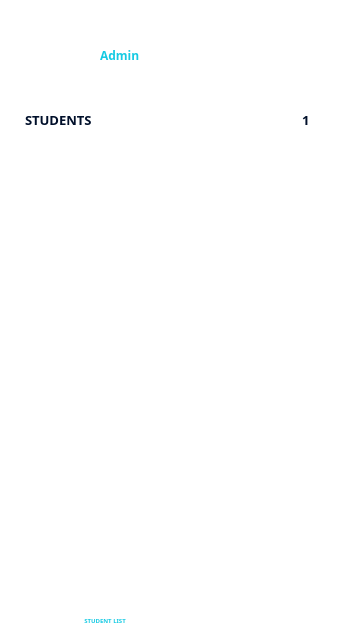
<?xml version="1.0" encoding="UTF-8"?>
<ui version="4.0">
 <class>Admin_Students_List</class>
 <widget class="QMainWindow" name="Admin_Students_List">
  <property name="geometry">
   <rect>
    <x>0</x>
    <y>0</y>
    <width>360</width>
    <height>640</height>
   </rect>
  </property>
  <property name="windowTitle">
   <string>Admin Students List</string>
  </property>
  <property name="windowIcon">
   <iconset resource="resources.qrc">
    <normaloff>:/res/assets/presence_logo.png</normaloff>:/res/assets/presence_logo.png</iconset>
  </property>
  <property name="styleSheet">
   <string notr="true">QWidget #centralwidget {
	background-color: #FFFFFF;
}</string>
  </property>
  <widget class="QWidget" name="centralwidget">
   <property name="styleSheet">
    <string notr="true">QWidget #centralwidget {
	background-color: #FFFFFF;
}</string>
   </property>
   <widget class="QGroupBox" name="headerGroup">
    <property name="geometry">
     <rect>
      <x>0</x>
      <y>0</y>
      <width>360</width>
      <height>100</height>
     </rect>
    </property>
    <property name="styleSheet">
     <string notr="true">QGroupBox {
	border: 0px;
	border-radius: 0px;
	background: none;
}</string>
    </property>
    <property name="title">
     <string/>
    </property>
    <widget class="QLabel" name="headerHud">
     <property name="geometry">
      <rect>
       <x>0</x>
       <y>0</y>
       <width>360</width>
       <height>100</height>
      </rect>
     </property>
     <property name="styleSheet">
      <string notr="true"/>
     </property>
     <property name="text">
      <string/>
     </property>
     <property name="pixmap">
      <pixmap resource="resources.qrc">:/res/assets/header_short.png</pixmap>
     </property>
    </widget>
    <widget class="QPushButton" name="backButton">
     <property name="geometry">
      <rect>
       <x>15</x>
       <y>15</y>
       <width>30</width>
       <height>30</height>
      </rect>
     </property>
     <property name="styleSheet">
      <string notr="true">QPushButton {
	border: 0px;
	border-radius: 0px;
	background: none;
}</string>
     </property>
     <property name="text">
      <string/>
     </property>
     <property name="icon">
      <iconset resource="resources.qrc">
       <normaloff>:/res/assets/back.png</normaloff>:/res/assets/back.png</iconset>
     </property>
     <property name="iconSize">
      <size>
       <width>30</width>
       <height>30</height>
      </size>
     </property>
     <property name="flat">
      <bool>true</bool>
     </property>
    </widget>
    <widget class="QLabel" name="avatarLabel">
     <property name="geometry">
      <rect>
       <x>50</x>
       <y>30</y>
       <width>40</width>
       <height>40</height>
      </rect>
     </property>
     <property name="text">
      <string/>
     </property>
     <property name="pixmap">
      <pixmap resource="resources.qrc">:/res/assets/cict_avatar.png</pixmap>
     </property>
     <property name="alignment">
      <set>Qt::AlignCenter</set>
     </property>
    </widget>
    <widget class="QLabel" name="adminTitleLabel">
     <property name="geometry">
      <rect>
       <x>100</x>
       <y>30</y>
       <width>180</width>
       <height>20</height>
      </rect>
     </property>
     <property name="styleSheet">
      <string notr="true">QLabel {
	color: #FFFFFF;
	font-family: Poppins;
	font-size: 12px;
	font-style: normal;
	font-weight: 700;
	line-height: normal;
}</string>
     </property>
     <property name="text">
      <string>ADMIN</string>
     </property>
    </widget>
    <widget class="QLabel" name="adminIdLabel">
     <property name="geometry">
      <rect>
       <x>100</x>
       <y>45</y>
       <width>180</width>
       <height>20</height>
      </rect>
     </property>
     <property name="styleSheet">
      <string notr="true">QLabel {
	color: #15CAE3;
	font-family: Poppins;
	font-size: 12px;
	font-style: normal;
	font-weight: 500;
	line-height: normal;
}</string>
     </property>
     <property name="text">
      <string>Admin</string>
     </property>
    </widget>
    <widget class="QLabel" name="dateLabel">
     <property name="geometry">
      <rect>
       <x>250</x>
       <y>10</y>
       <width>90</width>
       <height>20</height>
      </rect>
     </property>
     <property name="font">
      <font>
       <family>Poppins</family>
       <pointsize>-1</pointsize>
       <italic>false</italic>
       <fontweight>Light</fontweight>
      </font>
     </property>
     <property name="styleSheet">
      <string notr="true">QLabel {
	background: none;
	color: #FFFFFF;
	text-align: right;
	font-family: Poppins;
	font-size: 9px;
	font-style: normal;
	font-weight: 300;
	line-height: normal;
}</string>
     </property>
     <property name="text">
      <string>Date&lt;?&gt;</string>
     </property>
     <property name="alignment">
      <set>Qt::AlignRight|Qt::AlignTrailing|Qt::AlignVCenter</set>
     </property>
    </widget>
    <widget class="QLabel" name="timeLabel">
     <property name="geometry">
      <rect>
       <x>250</x>
       <y>20</y>
       <width>90</width>
       <height>20</height>
      </rect>
     </property>
     <property name="styleSheet">
      <string notr="true">QLabel {
	background: none;
	color: #FFFFFF;
	text-align: right;
	font-family: Poppins;
	font-size: 11px;
	font-style: normal;
	font-weight: 500;
	line-height: normal;
}</string>
     </property>
     <property name="text">
      <string>Time&lt;?&gt;</string>
     </property>
     <property name="alignment">
      <set>Qt::AlignRight|Qt::AlignTrailing|Qt::AlignVCenter</set>
     </property>
    </widget>
   </widget>
   <widget class="QLabel" name="titleLabel">
    <property name="geometry">
     <rect>
      <x>25</x>
      <y>110</y>
      <width>180</width>
      <height>20</height>
     </rect>
    </property>
    <property name="styleSheet">
     <string notr="true">QLabel {
	color: #000F2A;
	font-family: Poppins;
	font-size: 13px;
	font-style: normal;
	font-weight: 700;
	line-height: normal;
}</string>
    </property>
    <property name="text">
     <string>STUDENTS</string>
    </property>
   </widget>
   <widget class="QGroupBox" name="pageGroup">
    <property name="geometry">
     <rect>
      <x>260</x>
      <y>105</y>
      <width>90</width>
      <height>30</height>
     </rect>
    </property>
    <property name="styleSheet">
     <string notr="true">QGroupBox {
	border: 0px;
	border-radius: 0px;
}</string>
    </property>
    <property name="title">
     <string/>
    </property>
    <widget class="QPushButton" name="nextPageButton">
     <property name="geometry">
      <rect>
       <x>55</x>
       <y>5</y>
       <width>20</width>
       <height>20</height>
      </rect>
     </property>
     <property name="styleSheet">
      <string notr="true">QPushButton {
	border: 0px;
	border-radius: 0px;
	background: none;
}</string>
     </property>
     <property name="text">
      <string/>
     </property>
     <property name="icon">
      <iconset resource="resources.qrc">
       <normaloff>:/res/assets/next_arrow.png</normaloff>:/res/assets/next_arrow.png</iconset>
     </property>
     <property name="flat">
      <bool>true</bool>
     </property>
    </widget>
    <widget class="QPushButton" name="prevPageButton">
     <property name="geometry">
      <rect>
       <x>15</x>
       <y>5</y>
       <width>20</width>
       <height>20</height>
      </rect>
     </property>
     <property name="styleSheet">
      <string notr="true">QPushButton {
	border: 0px;
	border-radius: 0px;
	background: none;
}</string>
     </property>
     <property name="text">
      <string/>
     </property>
     <property name="icon">
      <iconset resource="resources.qrc">
       <normaloff>:/res/assets/prev_arrow.png</normaloff>:/res/assets/prev_arrow.png</iconset>
     </property>
     <property name="flat">
      <bool>true</bool>
     </property>
    </widget>
    <widget class="QLineEdit" name="numberPageTextbox">
     <property name="geometry">
      <rect>
       <x>31</x>
       <y>5</y>
       <width>30</width>
       <height>20</height>
      </rect>
     </property>
     <property name="styleSheet">
      <string notr="true">QLineEdit {
	background-color: transparent;
	border: 0px;
	color: #000F2A;
	font-family: Poppins;
	font-size: 13px;
	font-style: normal;
	font-weight: 700;
	line-height: normal;
}</string>
     </property>
     <property name="text">
      <string>1</string>
     </property>
     <property name="alignment">
      <set>Qt::AlignCenter</set>
     </property>
    </widget>
   </widget>
   <widget class="QGroupBox" name="filterGroup">
    <property name="geometry">
     <rect>
      <x>25</x>
      <y>130</y>
      <width>310</width>
      <height>61</height>
     </rect>
    </property>
    <property name="styleSheet">
     <string notr="true">QGroupBox {
	border: 0px;
	border-radius: 0px;
}</string>
    </property>
    <property name="title">
     <string/>
    </property>
    <widget class="QGroupBox" name="collegeGroup">
     <property name="geometry">
      <rect>
       <x>0</x>
       <y>0</y>
       <width>100</width>
       <height>30</height>
      </rect>
     </property>
     <property name="styleSheet">
      <string notr="true">QGroupBox {
	border: 0px;
	border-radius: 0px;
}</string>
     </property>
     <property name="title">
      <string/>
     </property>
     <widget class="QLabel" name="collegeHud">
      <property name="geometry">
       <rect>
        <x>0</x>
        <y>0</y>
        <width>100</width>
        <height>30</height>
       </rect>
      </property>
      <property name="text">
       <string/>
      </property>
      <property name="pixmap">
       <pixmap resource="resources.qrc">:/res/assets/search_field_short.png</pixmap>
      </property>
      <property name="alignment">
       <set>Qt::AlignHCenter|Qt::AlignTop</set>
      </property>
     </widget>
     <widget class="QComboBox" name="collegeCombobox">
      <property name="geometry">
       <rect>
        <x>2</x>
        <y>0</y>
        <width>96</width>
        <height>25</height>
       </rect>
      </property>
      <property name="styleSheet">
       <string notr="true">QComboBox {
	background-color: transparent;
	border: 0px;
	color: #FFFFFF;
	font-family: Poppins;
	font-size: 8px;
	font-style: normal;
	font-weight: 500;
	line-height: normal;
}

QComboBox QAbstractItemView {
    background-color: #000F2A;
}

QComboBox QScrollBar:vertical {
    background-color: #000F2A;
	width: 4px;
}

QComboBox QScrollBar::handle:vertical {
    background-color: #FFFFFF;
}

QComboBox QScrollBar::add-line:vertical,
QComboBox QScrollBar::sub-line:vertical {
    border: none;
    background: none;
    height: 0px;
}

QComboBox QScrollBar::add-page:vertical,
QComboBox QScrollBar::sub-page:vertical {
    background-color: #000F2A;
	background: none;
	border-style: solid;
}</string>
      </property>
      <property name="sizeAdjustPolicy">
       <enum>QComboBox::AdjustToContentsOnFirstShow</enum>
      </property>
      <property name="placeholderText">
       <string>College</string>
      </property>
     </widget>
    </widget>
    <widget class="QGroupBox" name="programGroup">
     <property name="geometry">
      <rect>
       <x>0</x>
       <y>30</y>
       <width>100</width>
       <height>30</height>
      </rect>
     </property>
     <property name="styleSheet">
      <string notr="true">QGroupBox {
	border: 0px;
	border-radius: 0px;
}</string>
     </property>
     <property name="title">
      <string/>
     </property>
     <widget class="QLabel" name="programHud">
      <property name="geometry">
       <rect>
        <x>0</x>
        <y>0</y>
        <width>100</width>
        <height>30</height>
       </rect>
      </property>
      <property name="text">
       <string/>
      </property>
      <property name="pixmap">
       <pixmap resource="resources.qrc">:/res/assets/search_field_short.png</pixmap>
      </property>
      <property name="alignment">
       <set>Qt::AlignHCenter|Qt::AlignTop</set>
      </property>
     </widget>
     <widget class="QComboBox" name="programCombobox">
      <property name="geometry">
       <rect>
        <x>2</x>
        <y>0</y>
        <width>96</width>
        <height>25</height>
       </rect>
      </property>
      <property name="styleSheet">
       <string notr="true">QComboBox {
	background-color: transparent;
	border: 0px;
	color: #FFFFFF;
	font-family: Poppins;
	font-size: 8px;
	font-style: normal;
	font-weight: 500;
	line-height: normal;
}

QComboBox QAbstractItemView {
    background-color: #000F2A;
}

QComboBox QScrollBar:vertical {
    background-color: #000F2A;
	width: 4px;
}

QComboBox QScrollBar::handle:vertical {
    background-color: #FFFFFF;
}

QComboBox QScrollBar::add-line:vertical,
QComboBox QScrollBar::sub-line:vertical {
    border: none;
    background: none;
    height: 0px;
}

QComboBox QScrollBar::add-page:vertical,
QComboBox QScrollBar::sub-page:vertical {
    background-color: #000F2A;
	background: none;
	border-style: solid;
}</string>
      </property>
      <property name="sizeAdjustPolicy">
       <enum>QComboBox::AdjustToContentsOnFirstShow</enum>
      </property>
      <property name="placeholderText">
       <string>Program</string>
      </property>
     </widget>
    </widget>
    <widget class="QGroupBox" name="yearGroup">
     <property name="geometry">
      <rect>
       <x>105</x>
       <y>0</y>
       <width>100</width>
       <height>30</height>
      </rect>
     </property>
     <property name="styleSheet">
      <string notr="true">QGroupBox {
	border: 0px;
	border-radius: 0px;
}</string>
     </property>
     <property name="title">
      <string/>
     </property>
     <widget class="QLabel" name="yearHud">
      <property name="geometry">
       <rect>
        <x>0</x>
        <y>0</y>
        <width>100</width>
        <height>30</height>
       </rect>
      </property>
      <property name="text">
       <string/>
      </property>
      <property name="pixmap">
       <pixmap resource="resources.qrc">:/res/assets/search_field_short.png</pixmap>
      </property>
      <property name="alignment">
       <set>Qt::AlignHCenter|Qt::AlignTop</set>
      </property>
     </widget>
     <widget class="QComboBox" name="yearCombobox">
      <property name="geometry">
       <rect>
        <x>2</x>
        <y>0</y>
        <width>96</width>
        <height>25</height>
       </rect>
      </property>
      <property name="styleSheet">
       <string notr="true">QComboBox {
	background-color: transparent;
	border: 0px;
	color: #FFFFFF;
	font-family: Poppins;
	font-size: 8px;
	font-style: normal;
	font-weight: 500;
	line-height: normal;
}

QComboBox QAbstractItemView {
    background-color: #000F2A;
}

QComboBox QScrollBar:vertical {
    background-color: #000F2A;
	width: 4px;
}

QComboBox QScrollBar::handle:vertical {
    background-color: #FFFFFF;
}

QComboBox QScrollBar::add-line:vertical,
QComboBox QScrollBar::sub-line:vertical {
    border: none;
    background: none;
    height: 0px;
}

QComboBox QScrollBar::add-page:vertical,
QComboBox QScrollBar::sub-page:vertical {
    background-color: #000F2A;
	background: none;
	border-style: solid;
}</string>
      </property>
      <property name="placeholderText">
       <string>Year</string>
      </property>
     </widget>
    </widget>
    <widget class="QGroupBox" name="sectionGroup">
     <property name="geometry">
      <rect>
       <x>105</x>
       <y>30</y>
       <width>100</width>
       <height>30</height>
      </rect>
     </property>
     <property name="styleSheet">
      <string notr="true">QGroupBox {
	border: 0px;
	border-radius: 0px;
}</string>
     </property>
     <property name="title">
      <string/>
     </property>
     <widget class="QLabel" name="sectionHud">
      <property name="geometry">
       <rect>
        <x>0</x>
        <y>0</y>
        <width>100</width>
        <height>30</height>
       </rect>
      </property>
      <property name="text">
       <string/>
      </property>
      <property name="pixmap">
       <pixmap resource="resources.qrc">:/res/assets/search_field_short.png</pixmap>
      </property>
      <property name="alignment">
       <set>Qt::AlignHCenter|Qt::AlignTop</set>
      </property>
     </widget>
     <widget class="QComboBox" name="sectionCombobox">
      <property name="geometry">
       <rect>
        <x>2</x>
        <y>0</y>
        <width>96</width>
        <height>25</height>
       </rect>
      </property>
      <property name="styleSheet">
       <string notr="true">QComboBox {
	background-color: transparent;
	border: 0px;
	color: #FFFFFF;
	font-family: Poppins;
	font-size: 8px;
	font-style: normal;
	font-weight: 500;
	line-height: normal;
}

QComboBox QAbstractItemView {
    background-color: #000F2A;
}

QComboBox QScrollBar:vertical {
    background-color: #000F2A;
	width: 4px;
}

QComboBox QScrollBar::handle:vertical {
    background-color: #FFFFFF;
}

QComboBox QScrollBar::add-line:vertical,
QComboBox QScrollBar::sub-line:vertical {
    border: none;
    background: none;
    height: 0px;
}

QComboBox QScrollBar::add-page:vertical,
QComboBox QScrollBar::sub-page:vertical {
    background-color: #000F2A;
	background: none;
	border-style: solid;
}</string>
      </property>
      <property name="placeholderText">
       <string>Section</string>
      </property>
     </widget>
    </widget>
    <widget class="QGroupBox" name="searchGroup">
     <property name="geometry">
      <rect>
       <x>210</x>
       <y>30</y>
       <width>100</width>
       <height>30</height>
      </rect>
     </property>
     <property name="styleSheet">
      <string notr="true">QGroupBox {
	border: 0px;
	border-radius: 0px;
}</string>
     </property>
     <property name="title">
      <string/>
     </property>
     <widget class="QLabel" name="searchHud">
      <property name="geometry">
       <rect>
        <x>0</x>
        <y>0</y>
        <width>100</width>
        <height>30</height>
       </rect>
      </property>
      <property name="text">
       <string/>
      </property>
      <property name="pixmap">
       <pixmap resource="resources.qrc">:/res/assets/search_field_short.png</pixmap>
      </property>
      <property name="alignment">
       <set>Qt::AlignHCenter|Qt::AlignTop</set>
      </property>
     </widget>
     <widget class="QLineEdit" name="searchTextbox">
      <property name="geometry">
       <rect>
        <x>5</x>
        <y>0</y>
        <width>70</width>
        <height>25</height>
       </rect>
      </property>
      <property name="styleSheet">
       <string notr="true">QLineEdit {
	background-color: transparent;
	border: 0px;
	color: #FFFFFF;
	font-family: Poppins;
	font-size: 8px;
	font-style: normal;
	font-weight: 500;
	line-height: normal;
}</string>
      </property>
      <property name="maxLength">
       <number>255</number>
      </property>
      <property name="placeholderText">
       <string>Search</string>
      </property>
     </widget>
     <widget class="QPushButton" name="searchButton">
      <property name="geometry">
       <rect>
        <x>80</x>
        <y>5</y>
        <width>15</width>
        <height>15</height>
       </rect>
      </property>
      <property name="styleSheet">
       <string notr="true">QPushButton {
	border: 0px;
	border-radius: 0px;
	background: none;
}</string>
      </property>
      <property name="text">
       <string/>
      </property>
      <property name="icon">
       <iconset resource="resources.qrc">
        <normaloff>:/res/assets/search.png</normaloff>:/res/assets/search.png</iconset>
      </property>
      <property name="flat">
       <bool>true</bool>
      </property>
     </widget>
    </widget>
    <widget class="QGroupBox" name="isRegularGroup">
     <property name="geometry">
      <rect>
       <x>210</x>
       <y>0</y>
       <width>100</width>
       <height>30</height>
      </rect>
     </property>
     <property name="styleSheet">
      <string notr="true">QGroupBox {
	border: 0px;
	border-radius: 0px;
}</string>
     </property>
     <property name="title">
      <string/>
     </property>
     <widget class="QLabel" name="isRegularHud">
      <property name="geometry">
       <rect>
        <x>0</x>
        <y>0</y>
        <width>100</width>
        <height>30</height>
       </rect>
      </property>
      <property name="text">
       <string/>
      </property>
      <property name="pixmap">
       <pixmap resource="resources.qrc">:/res/assets/search_field_short.png</pixmap>
      </property>
      <property name="alignment">
       <set>Qt::AlignHCenter|Qt::AlignTop</set>
      </property>
     </widget>
     <widget class="QComboBox" name="isRegularCombobox">
      <property name="geometry">
       <rect>
        <x>2</x>
        <y>0</y>
        <width>96</width>
        <height>25</height>
       </rect>
      </property>
      <property name="styleSheet">
       <string notr="true">QComboBox {
	background-color: transparent;
	border: 0px;
	color: #FFFFFF;
	font-family: Poppins;
	font-size: 8px;
	font-style: normal;
	font-weight: 500;
	line-height: normal;
}

QComboBox QAbstractItemView {
    background-color: #000F2A;
}

QComboBox QScrollBar:vertical {
    background-color: #000F2A;
	width: 4px;
}

QComboBox QScrollBar::handle:vertical {
    background-color: #FFFFFF;
}

QComboBox QScrollBar::add-line:vertical,
QComboBox QScrollBar::sub-line:vertical {
    border: none;
    background: none;
    height: 0px;
}

QComboBox QScrollBar::add-page:vertical,
QComboBox QScrollBar::sub-page:vertical {
    background-color: #000F2A;
	background: none;
	border-style: solid;
}</string>
      </property>
      <property name="placeholderText">
       <string>Is Regular?</string>
      </property>
     </widget>
    </widget>
   </widget>
   <widget class="QGroupBox" name="footerGroup">
    <property name="geometry">
     <rect>
      <x>0</x>
      <y>510</y>
      <width>360</width>
      <height>130</height>
     </rect>
    </property>
    <property name="styleSheet">
     <string notr="true">QGroupBox {
	border: 0px;
	border-radius: 0px;
	background: none;
}</string>
    </property>
    <property name="title">
     <string/>
    </property>
    <widget class="QLabel" name="footerHud">
     <property name="geometry">
      <rect>
       <x>10</x>
       <y>70</y>
       <width>340</width>
       <height>60</height>
      </rect>
     </property>
     <property name="text">
      <string/>
     </property>
     <property name="pixmap">
      <pixmap resource="resources.qrc">:/res/assets/footer.png</pixmap>
     </property>
     <property name="alignment">
      <set>Qt::AlignCenter</set>
     </property>
    </widget>
    <widget class="QPushButton" name="studentListButton">
     <property name="geometry">
      <rect>
       <x>90</x>
       <y>77</y>
       <width>30</width>
       <height>30</height>
      </rect>
     </property>
     <property name="styleSheet">
      <string notr="true">QPushButton {
	border: 0px;
	border-radius: 0px;
	background: none;
}</string>
     </property>
     <property name="text">
      <string/>
     </property>
     <property name="icon">
      <iconset resource="resources.qrc">
       <normaloff>:/res/assets/home_selected.png</normaloff>:/res/assets/home_selected.png</iconset>
     </property>
     <property name="iconSize">
      <size>
       <width>25</width>
       <height>25</height>
      </size>
     </property>
     <property name="flat">
      <bool>true</bool>
     </property>
    </widget>
    <widget class="QLabel" name="studentListLabel">
     <property name="geometry">
      <rect>
       <x>75</x>
       <y>102</y>
       <width>60</width>
       <height>16</height>
      </rect>
     </property>
     <property name="styleSheet">
      <string notr="true">QLabel {
	color: #15CAE3;
	text-align: center;
	font-family: Poppins;
	font-size: 6px;
	font-style: normal;
	font-weight: 500;
	line-height: normal;
}</string>
     </property>
     <property name="text">
      <string>STUDENT LIST</string>
     </property>
     <property name="alignment">
      <set>Qt::AlignCenter</set>
     </property>
    </widget>
    <widget class="QPushButton" name="classListButton">
     <property name="geometry">
      <rect>
       <x>165</x>
       <y>77</y>
       <width>30</width>
       <height>30</height>
      </rect>
     </property>
     <property name="styleSheet">
      <string notr="true">QPushButton {
	border: 0px;
	border-radius: 0px;
	background: none;
}</string>
     </property>
     <property name="text">
      <string/>
     </property>
     <property name="icon">
      <iconset resource="resources.qrc">
       <normaloff>:/res/assets/class_list_unselected.png</normaloff>:/res/assets/class_list_unselected.png</iconset>
     </property>
     <property name="iconSize">
      <size>
       <width>25</width>
       <height>25</height>
      </size>
     </property>
     <property name="flat">
      <bool>true</bool>
     </property>
    </widget>
    <widget class="QLabel" name="classListLabel">
     <property name="geometry">
      <rect>
       <x>150</x>
       <y>102</y>
       <width>60</width>
       <height>16</height>
      </rect>
     </property>
     <property name="styleSheet">
      <string notr="true">QLabel {
	color: #FFFFFF;
	text-align: center;
	font-family: Poppins;
	font-size: 6px;
	font-style: normal;
	font-weight: 500;
	line-height: normal;
}</string>
     </property>
     <property name="text">
      <string>CLASS LIST</string>
     </property>
     <property name="alignment">
      <set>Qt::AlignCenter</set>
     </property>
    </widget>
    <widget class="QLabel" name="whiteBox">
     <property name="geometry">
      <rect>
       <x>0</x>
       <y>0</y>
       <width>360</width>
       <height>130</height>
      </rect>
     </property>
     <property name="text">
      <string/>
     </property>
     <property name="pixmap">
      <pixmap resource="resources.qrc">:/res/assets/white_box.png</pixmap>
     </property>
     <property name="alignment">
      <set>Qt::AlignCenter</set>
     </property>
    </widget>
    <widget class="QPushButton" name="enrollStudentButton">
     <property name="geometry">
      <rect>
       <x>75</x>
       <y>25</y>
       <width>210</width>
       <height>40</height>
      </rect>
     </property>
     <property name="styleSheet">
      <string notr="true">QPushButton {
	border: 0px;
	border-radius: 0px;
	background: none;
}</string>
     </property>
     <property name="text">
      <string/>
     </property>
     <property name="icon">
      <iconset resource="resources.qrc">
       <normaloff>:/res/assets/enroll_student.png</normaloff>:/res/assets/enroll_student.png</iconset>
     </property>
     <property name="iconSize">
      <size>
       <width>300</width>
       <height>50</height>
      </size>
     </property>
     <property name="flat">
      <bool>true</bool>
     </property>
    </widget>
    <widget class="QPushButton" name="lecturerListButton">
     <property name="geometry">
      <rect>
       <x>240</x>
       <y>77</y>
       <width>30</width>
       <height>30</height>
      </rect>
     </property>
     <property name="styleSheet">
      <string notr="true">QPushButton {
	border: 0px;
	border-radius: 0px;
	background: none;
}</string>
     </property>
     <property name="text">
      <string/>
     </property>
     <property name="icon">
      <iconset resource="resources.qrc">
       <normaloff>:/res/assets/lecturer_unselected.png</normaloff>:/res/assets/lecturer_unselected.png</iconset>
     </property>
     <property name="iconSize">
      <size>
       <width>25</width>
       <height>25</height>
      </size>
     </property>
     <property name="flat">
      <bool>true</bool>
     </property>
    </widget>
    <widget class="QLabel" name="lecturerListLabel">
     <property name="geometry">
      <rect>
       <x>225</x>
       <y>102</y>
       <width>60</width>
       <height>16</height>
      </rect>
     </property>
     <property name="styleSheet">
      <string notr="true">QLabel {
	color: #FFFFFF;
	text-align: center;
	font-family: Poppins;
	font-size: 6px;
	font-style: normal;
	font-weight: 500;
	line-height: normal;
}</string>
     </property>
     <property name="text">
      <string>LECTURER LIST</string>
     </property>
     <property name="alignment">
      <set>Qt::AlignCenter</set>
     </property>
    </widget>
    <widget class="QLabel" name="errorLabel">
     <property name="enabled">
      <bool>true</bool>
     </property>
     <property name="geometry">
      <rect>
       <x>25</x>
       <y>5</y>
       <width>310</width>
       <height>20</height>
      </rect>
     </property>
     <property name="styleSheet">
      <string notr="true">QLabel {
	background: none;
	color: #FF003D;
	font-family: Poppins;
	font-size: 10px;
	font-style: normal;
	font-weight: 600;
	line-height: normal;
}</string>
     </property>
     <property name="text">
      <string/>
     </property>
     <property name="alignment">
      <set>Qt::AlignCenter</set>
     </property>
    </widget>
    <zorder>whiteBox</zorder>
    <zorder>footerHud</zorder>
    <zorder>studentListButton</zorder>
    <zorder>studentListLabel</zorder>
    <zorder>classListButton</zorder>
    <zorder>classListLabel</zorder>
    <zorder>enrollStudentButton</zorder>
    <zorder>lecturerListButton</zorder>
    <zorder>lecturerListLabel</zorder>
    <zorder>errorLabel</zorder>
   </widget>
   <widget class="QGroupBox" name="studentsListArea">
    <property name="geometry">
     <rect>
      <x>25</x>
      <y>190</y>
      <width>310</width>
      <height>330</height>
     </rect>
    </property>
    <property name="styleSheet">
     <string notr="true">QGroupBox {
	border: 0px;
	border-radius: 0px;
	background: none;
}</string>
    </property>
    <property name="title">
     <string/>
    </property>
   </widget>
   <zorder>headerGroup</zorder>
   <zorder>titleLabel</zorder>
   <zorder>pageGroup</zorder>
   <zorder>filterGroup</zorder>
   <zorder>studentsListArea</zorder>
   <zorder>footerGroup</zorder>
  </widget>
 </widget>
 <resources>
  <include location="resources.qrc"/>
 </resources>
 <connections/>
</ui>
